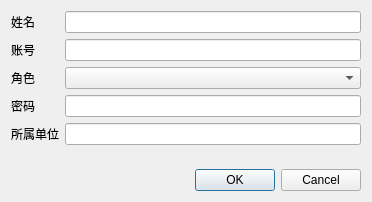
<?xml version="1.0" encoding="UTF-8"?>
<ui version="4.0">
 <class>DialogAddNewUser</class>
 <widget class="QDialog" name="DialogAddNewUser">
  <property name="geometry">
   <rect>
    <x>0</x>
    <y>0</y>
    <width>372</width>
    <height>202</height>
   </rect>
  </property>
  <property name="windowTitle">
   <string>Dialog</string>
  </property>
  <layout class="QVBoxLayout" name="verticalLayout">
   <item>
    <layout class="QFormLayout" name="formLayout">
     <item row="0" column="0">
      <widget class="QLabel" name="label">
       <property name="text">
        <string>姓名</string>
       </property>
      </widget>
     </item>
     <item row="0" column="1">
      <widget class="QLineEdit" name="editUser"/>
     </item>
     <item row="1" column="0">
      <widget class="QLabel" name="label_2">
       <property name="text">
        <string>账号</string>
       </property>
      </widget>
     </item>
     <item row="1" column="1">
      <widget class="QLineEdit" name="editAccount"/>
     </item>
     <item row="2" column="0">
      <widget class="QLabel" name="label_3">
       <property name="text">
        <string>角色</string>
       </property>
      </widget>
     </item>
     <item row="2" column="1">
      <widget class="QComboBox" name="comboRole"/>
     </item>
     <item row="3" column="0">
      <widget class="QLabel" name="label_4">
       <property name="text">
        <string>密码</string>
       </property>
      </widget>
     </item>
     <item row="3" column="1">
      <widget class="QLineEdit" name="editPassword"/>
     </item>
     <item row="4" column="0">
      <widget class="QLabel" name="label_5">
       <property name="text">
        <string>所属单位</string>
       </property>
      </widget>
     </item>
     <item row="4" column="1">
      <widget class="QLineEdit" name="editCompany"/>
     </item>
    </layout>
   </item>
   <item>
    <widget class="QDialogButtonBox" name="buttonBox">
     <property name="orientation">
      <enum>Qt::Horizontal</enum>
     </property>
     <property name="standardButtons">
      <set>QDialogButtonBox::Cancel|QDialogButtonBox::Ok</set>
     </property>
    </widget>
   </item>
  </layout>
 </widget>
 <resources/>
 <connections>
  <connection>
   <sender>buttonBox</sender>
   <signal>accepted()</signal>
   <receiver>DialogAddNewUser</receiver>
   <slot>accept()</slot>
   <hints>
    <hint type="sourcelabel">
     <x>248</x>
     <y>254</y>
    </hint>
    <hint type="destinationlabel">
     <x>157</x>
     <y>274</y>
    </hint>
   </hints>
  </connection>
  <connection>
   <sender>buttonBox</sender>
   <signal>rejected()</signal>
   <receiver>DialogAddNewUser</receiver>
   <slot>reject()</slot>
   <hints>
    <hint type="sourcelabel">
     <x>316</x>
     <y>260</y>
    </hint>
    <hint type="destinationlabel">
     <x>286</x>
     <y>274</y>
    </hint>
   </hints>
  </connection>
 </connections>
</ui>
